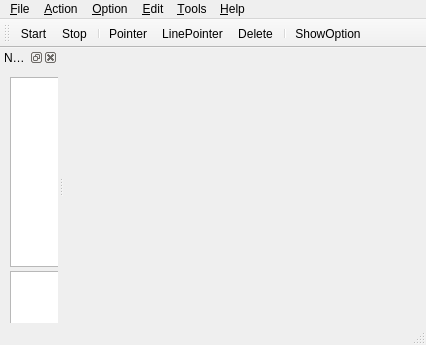
<?xml version="1.0" encoding="UTF-8"?>
<ui version="4.0">
 <class>MainWindow</class>
 <widget class="QMainWindow" name="MainWindow">
	<property name="geometry">
	 <rect>
		<x>0</x>
		<y>0</y>
		<width>426</width>
		<height>345</height>
	 </rect>
	</property>
	<property name="windowTitle">
	 <string>SnoopSpy</string>
	</property>
	<widget class="QWidget" name="centralWidget"/>
	<widget class="QMenuBar" name="menuBar">
	 <property name="geometry">
		<rect>
		 <x>0</x>
		 <y>0</y>
		 <width>426</width>
		 <height>17</height>
		</rect>
	 </property>
	 <widget class="QMenu" name="menuFile">
		<property name="title">
		 <string>&amp;File</string>
		</property>
		<addaction name="actionNewFile"/>
		<addaction name="actionOpenFile"/>
		<addaction name="actionSaveFile"/>
		<addaction name="actionSaveFileAs"/>
		<addaction name="separator"/>
		<addaction name="actionExit"/>
	 </widget>
	 <widget class="QMenu" name="menuAction">
		<property name="title">
		 <string>&amp;Action</string>
		</property>
		<addaction name="actionStart"/>
		<addaction name="actionStop"/>
	 </widget>
	 <widget class="QMenu" name="menuOption">
		<property name="title">
		 <string>&amp;Option</string>
		</property>
		<addaction name="actionOption"/>
	 </widget>
	 <widget class="QMenu" name="menuHelp">
		<property name="title">
		 <string>&amp;Help</string>
		</property>
		<widget class="QMenu" name="menuFilter">
		 <property name="title">
			<string>Filter</string>
		 </property>
		 <property name="icon">
			<iconset resource="snoopspy.qrc">
			 <normaloff>:/images/htmlhelp.png</normaloff>:/images/htmlhelp.png</iconset>
		 </property>
		 <addaction name="actionCapture_Filter"/>
		 <addaction name="actionDisplay_Filter"/>
		 <addaction name="actionWinDivert_Filter"/>
		</widget>
		<addaction name="actionAbout"/>
		<addaction name="separator"/>
		<addaction name="menuFilter"/>
	 </widget>
	 <widget class="QMenu" name="menuEdit">
		<property name="title">
		 <string>&amp;Edit</string>
		</property>
		<addaction name="actionPointer"/>
		<addaction name="actionLinePointer"/>
		<addaction name="actionDelete"/>
		<addaction name="actionBringToFront"/>
		<addaction name="actionSendToBack"/>
	 </widget>
	 <widget class="QMenu" name="menuTools">
		<property name="title">
		 <string>&amp;Tools</string>
		</property>
		<addaction name="actionLogServer"/>
		<addaction name="actionNetClient"/>
		<addaction name="actionNetServer"/>
		<addaction name="actionWebProxy"/>
		<addaction name="actionWebSniff"/>
	 </widget>
	 <addaction name="menuFile"/>
	 <addaction name="menuAction"/>
	 <addaction name="menuOption"/>
	 <addaction name="menuEdit"/>
	 <addaction name="menuTools"/>
	 <addaction name="menuHelp"/>
	</widget>
	<widget class="QToolBar" name="mainToolBar">
	 <attribute name="toolBarArea">
		<enum>TopToolBarArea</enum>
	 </attribute>
	 <attribute name="toolBarBreak">
		<bool>false</bool>
	 </attribute>
	 <addaction name="actionStart"/>
	 <addaction name="actionStop"/>
	 <addaction name="separator"/>
	 <addaction name="actionPointer"/>
	 <addaction name="actionLinePointer"/>
	 <addaction name="actionDelete"/>
	 <addaction name="separator"/>
	 <addaction name="actionShowOption"/>
	</widget>
	<widget class="QStatusBar" name="statusBar"/>
	<widget class="QDockWidget" name="dockWidget">
	 <property name="floating">
		<bool>true</bool>
	 </property>
	 <property name="windowTitle">
		<string>Node</string>
	 </property>
	 <attribute name="dockWidgetArea">
		<number>1</number>
	 </attribute>
	 <widget class="QWidget" name="dockWidgetContents">
		<widget class="QSplitter" name="leftSplitter">
		 <property name="geometry">
			<rect>
			 <x>10</x>
			 <y>10</y>
			 <width>256</width>
			 <height>384</height>
			</rect>
		 </property>
		 <property name="orientation">
			<enum>Qt::Vertical</enum>
		 </property>
		 <widget class="QTreeWidget" name="treeWidget">
			<property name="indentation">
			 <number>16</number>
			</property>
			<attribute name="headerVisible">
			 <bool>false</bool>
			</attribute>
			<column>
			 <property name="text">
				<string>Node</string>
			 </property>
			</column>
		 </widget>
		 <widget class="QTreeView" name="treeView">
			<property name="indentation">
			 <number>16</number>
			</property>
		 </widget>
		</widget>
	 </widget>
	</widget>
	<action name="actionStart">
	 <property name="icon">
		<iconset resource="snoopspy.qrc">
		 <normaloff>:/images/start.png</normaloff>:/images/start.png</iconset>
	 </property>
	 <property name="text">
		<string>Start</string>
	 </property>
	</action>
	<action name="actionStop">
	 <property name="icon">
		<iconset resource="snoopspy.qrc">
		 <normaloff>:/images/stop.png</normaloff>:/images/stop.png</iconset>
	 </property>
	 <property name="text">
		<string>Stop</string>
	 </property>
	</action>
	<action name="actionOption">
	 <property name="icon">
		<iconset resource="snoopspy.qrc">
		 <normaloff>:/images/option.png</normaloff>:/images/option.png</iconset>
	 </property>
	 <property name="text">
		<string>Option</string>
	 </property>
	</action>
	<action name="actionPointer">
	 <property name="checkable">
		<bool>true</bool>
	 </property>
	 <property name="icon">
		<iconset resource="snoopspy.qrc">
		 <normaloff>:/images/pointer.png</normaloff>:/images/pointer.png</iconset>
	 </property>
	 <property name="text">
		<string>Pointer</string>
	 </property>
	</action>
	<action name="actionLinePointer">
	 <property name="checkable">
		<bool>true</bool>
	 </property>
	 <property name="icon">
		<iconset resource="snoopspy.qrc">
		 <normaloff>:/images/linepointer.png</normaloff>:/images/linepointer.png</iconset>
	 </property>
	 <property name="text">
		<string>LinePointer</string>
	 </property>
	</action>
	<action name="actionDelete">
	 <property name="icon">
		<iconset resource="snoopspy.qrc">
		 <normaloff>:/images/delete.png</normaloff>:/images/delete.png</iconset>
	 </property>
	 <property name="text">
		<string>Delete</string>
	 </property>
	</action>
	<action name="actionBringToFront">
	 <property name="icon">
		<iconset resource="snoopspy.qrc">
		 <normaloff>:/images/bringtofront.png</normaloff>:/images/bringtofront.png</iconset>
	 </property>
	 <property name="text">
		<string>BringToFront</string>
	 </property>
	</action>
	<action name="actionSendToBack">
	 <property name="icon">
		<iconset resource="snoopspy.qrc">
		 <normaloff>:/images/sendtoback.png</normaloff>:/images/sendtoback.png</iconset>
	 </property>
	 <property name="text">
		<string>SendToBack</string>
	 </property>
	</action>
	<action name="actionNewFile">
	 <property name="icon">
		<iconset resource="snoopspy.qrc">
		 <normaloff>:/images/new.png</normaloff>:/images/new.png</iconset>
	 </property>
	 <property name="text">
		<string>New</string>
	 </property>
	 <property name="shortcut">
		<string>Ctrl+N</string>
	 </property>
	</action>
	<action name="actionOpenFile">
	 <property name="icon">
		<iconset resource="snoopspy.qrc">
		 <normaloff>:/images/open.png</normaloff>:/images/open.png</iconset>
	 </property>
	 <property name="text">
		<string>Open</string>
	 </property>
	 <property name="shortcut">
		<string>Ctrl+O</string>
	 </property>
	</action>
	<action name="actionSaveFile">
	 <property name="icon">
		<iconset resource="snoopspy.qrc">
		 <normaloff>:/images/save.png</normaloff>:/images/save.png</iconset>
	 </property>
	 <property name="text">
		<string>Save</string>
	 </property>
	 <property name="shortcut">
		<string>Ctrl+S</string>
	 </property>
	</action>
	<action name="actionExit">
	 <property name="icon">
		<iconset resource="snoopspy.qrc">
		 <normaloff>:/images/exit.png</normaloff>:/images/exit.png</iconset>
	 </property>
	 <property name="text">
		<string>Exit</string>
	 </property>
	</action>
	<action name="actionAbout">
	 <property name="icon">
		<iconset resource="snoopspy.qrc">
		 <normaloff>:/images/about.png</normaloff>:/images/about.png</iconset>
	 </property>
	 <property name="text">
		<string>About</string>
	 </property>
	</action>
	<action name="actionSaveFileAs">
	 <property name="icon">
		<iconset resource="snoopspy.qrc">
		 <normaloff>:/images/saveas.png</normaloff>:/images/saveas.png</iconset>
	 </property>
	 <property name="text">
		<string>Save As</string>
	 </property>
	</action>
	<action name="actionShowOption">
	 <property name="icon">
		<iconset resource="snoopspy.qrc">
		 <normaloff>:/images/showoption.png</normaloff>:/images/showoption.png</iconset>
	 </property>
	 <property name="text">
		<string>ShowOption</string>
	 </property>
	</action>
	<action name="actionCapture_Filter">
	 <property name="icon">
		<iconset resource="snoopspy.qrc">
		 <normaloff>:/images/htmlhelp.png</normaloff>:/images/htmlhelp.png</iconset>
	 </property>
	 <property name="text">
		<string>Capture Filter</string>
	 </property>
	</action>
	<action name="actionDisplay_Filter">
	 <property name="icon">
		<iconset resource="snoopspy.qrc">
		 <normaloff>:/images/htmlhelp.png</normaloff>:/images/htmlhelp.png</iconset>
	 </property>
	 <property name="text">
		<string>Display Filter</string>
	 </property>
	</action>
	<action name="actionWinDivert_Filter">
	 <property name="icon">
		<iconset resource="snoopspy.qrc">
		 <normaloff>:/images/htmlhelp.png</normaloff>:/images/htmlhelp.png</iconset>
	 </property>
	 <property name="text">
		<string>WinDivert Filter</string>
	 </property>
	</action>
	<action name="actionLogServer">
	 <property name="icon">
		<iconset resource="snoopspy.qrc">
		 <normaloff>:/images/tools.png</normaloff>:/images/tools.png</iconset>
	 </property>
	 <property name="text">
		<string>LogServer</string>
	 </property>
	</action>
	<action name="actionNetClient">
	 <property name="icon">
		<iconset resource="snoopspy.qrc">
		 <normaloff>:/images/tools.png</normaloff>:/images/tools.png</iconset>
	 </property>
	 <property name="text">
		<string>NetClient</string>
	 </property>
	</action>
	<action name="actionNetServer">
	 <property name="icon">
		<iconset resource="snoopspy.qrc">
		 <normaloff>:/images/tools.png</normaloff>:/images/tools.png</iconset>
	 </property>
	 <property name="text">
		<string>NetServer</string>
	 </property>
	</action>
	<action name="actionWebProxy">
	 <property name="icon">
		<iconset resource="snoopspy.qrc">
		 <normaloff>:/images/tools.png</normaloff>:/images/tools.png</iconset>
	 </property>
	 <property name="text">
		<string>WebProxy</string>
	 </property>
	</action>
	<action name="actionWebSniff">
	 <property name="icon">
		<iconset resource="snoopspy.qrc">
		 <normaloff>:/images/tools.png</normaloff>:/images/tools.png</iconset>
	 </property>
	 <property name="text">
		<string>WebSniff</string>
	 </property>
	</action>
 </widget>
 <layoutdefault spacing="6" margin="11"/>
 <resources>
	<include location="snoopspy.qrc"/>
 </resources>
 <connections/>
</ui>
